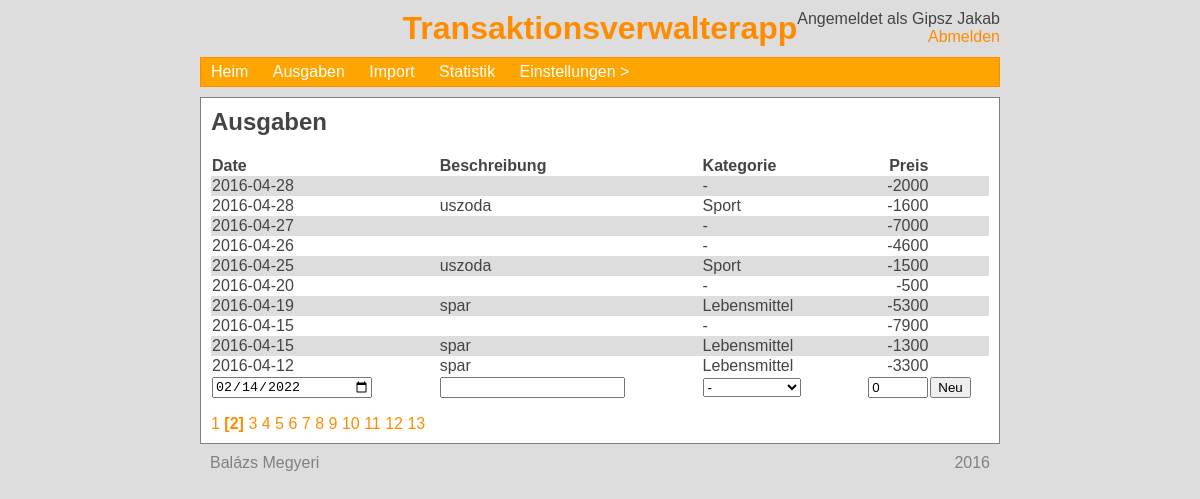
The app's page /expenses/page2 (signed in) with its own data.
### tables this page shows
CREATE TABLE `user` (
  `no` int(11) NOT NULL,
  `user` varchar(50) NOT NULL,
  `password` char(40) NOT NULL,
  `name` varchar(50) NOT NULL,
  `email` varchar(100) NOT NULL
);

CREATE TABLE `expense` (
  `no` int(11) NOT NULL,
  `description` varchar(100) NOT NULL,
  `category` int(11) NOT NULL,
  `amount` int(11) NOT NULL,
  `date` date NOT NULL,
  `user` int(11) NOT NULL
);

CREATE TABLE `category` (
  `no` int(11) NOT NULL,
  `name` varchar(50) NOT NULL,
  `user` int(4) NOT NULL
);

### htdocs/expenses.php (the view, shortened to what this page needs)
<?php
include('head.php');
echo '<h2>Ausgaben</h2>';
if (isset($_GET['page'])) {
    $page = $_GET['page'];
}
else {
    $page = 1;
}
$perPage = 10;
$skip = ($page-1)*$perPage;
$mysqli->real_query(
    "SELECT *, e.no AS eno
    FROM expense e
    LEFT JOIN category c -- Legalább megjelenik a bejegyzés és lehet szerkeszteni
    ON e.category = c.no -- (más helyeken a törölt kategória nincs lekezelve)
    WHERE e.user = $userNo
    ORDER BY e.date DESC, e.no DESC
    LIMIT $skip, $perPage"
);
$result = $mysqli->use_result();
echo '<table width="100%">';
echo '<tr><th align="left">Date</th><th align="left">Beschreibung</th><th align="left">Kategorie</th><th align="right">Preis</th></tr>';
while ($row = $result->fetch_assoc()) {
    echo '<tr>';
    echo '<td>'.$row['date'].'</td><td>'.$row['description'].'</td><td>'.$row['name'].'</td><td style="text-align:right;">'.$row['amount'].'</td><td class="tableEdit"><a href="/expenses/'.$row['eno'].'">aufb.</a></td>';
    echo '</tr>';
}
echo '<tr style="background:none;"><form method="post">';
echo '<td><input type="date" name="date" value="'.date('Y-m-d').'" style="width:160px;"></td>';
echo '<td><input type="text" name="description"></td>';
echo '<td>'.categoryDropdown().'</td>';
echo '<td style="text-align:right;"><input type="number" name="amount" style="width:60px;" value="0"></td>';
echo '<td><input type="submit" name="addnew" value="Neu"></td>';
echo '</form></tr>';
echo '</table>';
$mysqli->real_query(
    "SELECT COUNT(*) cnt
    FROM expense
    WHERE user = $userNo"
);
$result1 = $mysqli->use_result();
$row = $result1->fetch_array();
$pages = ceil($row['cnt']/$perPage);
echo '<p>';
for ($i = 1; $i <= $pages; $i++) {
    if ($page != $i) {
        echo '<a href="/expenses/page'.$i.'">'.$i.'</a> ';
    }
    else {
        echo '<a href="/expenses/page'.$i.'"><b>['.$i.']</b></a> ';
    }
}
echo '</p>';
include('foot.php');
?>

### htdocs/head.php (shortened to what this page needs)
<?php
include 'login.php';
$userNo = $_COOKIE['userNo'];
$mysqli->real_query(
    "SELECT *
    FROM user
    WHERE no = $userNo"
);
$result = $mysqli->use_result();
$row = $result->fetch_assoc();
$userName = $row['name'];
function categoryDropdown($chosen = 1) {
    global $categoriesArray;
    global $userNo;
    if (empty($categoriesArray)) {
        global $mysqli;
        $mysqli->real_query(
            "SELECT *
            FROM category
            WHERE user = $userNo
            OR user = 0 -- Közös kategóriák
            ORDER BY name"
        );
        $result = $mysqli->use_result();
        while ($row = $result->fetch_assoc()) {
            $categoriesArray[$row['no']] = $row['name'];
        }
    }
    echo '<select name="category[]">';
    foreach ($categoriesArray as $no => $name) {
        echo '<option value="'.$no.'"'.($chosen == $no ? ' selected' : '').'>'.
            $name.'</option>';
    }
    echo '</select>';
    $ret = ob_get_contents();
    return $ret;
}
?>
<html>
<head>
    <link type="text/css" rel="stylesheet" href="/css/style.css">
    <link type="text/css" rel="stylesheet" href="/css/menu.css">
    <link type="text/css" rel="stylesheet" href="/css/alertbox.css">
</head>
<body>
    <div style="position:absolute; right:0px; text-align:right;">
        Angemeldet als <?php echo $userName; ?><br>
        <a href="/logout/">Abmelden</a>
    </div>
    <h1 id="title">Transaktionsverwalterapp</h1>
    <div id="menuBar"><nav><ul>
        <li><a href="/">Heim</a></li>
        <li><a href="/expenses">Ausgaben</a></li>
        <li><a href="/import">Import</a></li>
        <li><a href="/stats">Statistik</a></li>
        <li><a href="/settings">Einstellungen</a>
        </li>
    </ul></nav></div>
    <div id="main">

### htdocs/css/style.css (style rules this page uses)
body { background-color:#DDD; color: #444; width:800px; margin:auto; margin-top:10px; font-family: "Trebuchet MS", Helvetica, sans-serif; position:relative; }
div { overflow: auto; }
a { color: darkorange; text-decoration: none; }
div#main { background-color:white; border:1px solid grey; padding:10px; }
div#menuBar { background-color:orange; margin-bottom:10px; border:1px solid darkorange; overflow:visible; }
h1#title { color:darkorange; text-align: center; margin-bottom:10px; }
p:first-child, h1:first-child, h2:first-child, h3:first-child { margin-top:0; }
p:last-child, form:last-child { margin-bottom:0; }
table { border-collapse: collapse; }
tr:nth-child(even) { background-color:#DDD; }
tr:first-child { background:none; }

### htdocs/css/menu.css (style rules this page uses)
nav ul { padding:0; margin:0; list-style: none; position: relative; }
nav ul li { display:inline-block; }
nav a, nav a:hover { display:block; padding:0 10px; color:#FFF; line-height: 28px; text-decoration:none; }
li > a:after { content: ' >'; }
li > a:only-child:after { content: ''; }

### records on screen
user: name "Gipsz Jakab"
expense: date "2016-04-28", category.name "-", amount "-2000"
expense: date "2016-04-28", description "uszoda", category.name "Sport", amount "-1600"
expense: date "2016-04-27", category.name "-", amount "-7000"
expense: date "2016-04-26", category.name "-", amount "-4600"
expense: date "2016-04-25", description "uszoda", category.name "Sport", amount "-1500"
expense: date "2016-04-20", category.name "-", amount "-500"
expense: date "2016-04-19", description "spar", category.name "Lebensmittel", amount "-5300"
expense: date "2016-04-15", category.name "-", amount "-7900"
expense: date "2016-04-15", description "spar", category.name "Lebensmittel", amount "-1300"
expense: date "2016-04-12", description "spar", category.name "Lebensmittel", amount "-3300"

### other values on screen
form field value "-"
